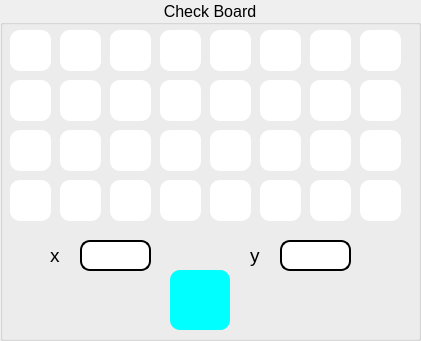
     <widget class="QGroupBox" name="groupBox_KINEMATIC_3">
      <property name="enabled">
       <bool>true</bool>
      </property>
      <property name="geometry">
       <rect>
        <x>280</x>
        <y>260</y>
        <width>421</width>
        <height>341</height>
       </rect>
      </property>
      <property name="maximumSize">
       <size>
        <width>16777210</width>
        <height>16777210</height>
       </size>
      </property>
      <property name="font">
       <font>
        <pointsize>12</pointsize>
        <weight>50</weight>
        <bold>false</bold>
       </font>
      </property>
      <property name="layoutDirection">
       <enum>Qt::LeftToRight</enum>
      </property>
      <property name="title">
       <string>Check Board</string>
      </property>
      <property name="alignment">
       <set>Qt::AlignCenter</set>
      </property>
      <property name="flat">
       <bool>false</bool>
      </property>
      <property name="checkable">
       <bool>false</bool>
      </property>
      <widget class="QPushButton" name="pushButton_check_2">
       <property name="geometry">
        <rect>
         <x>60</x>
         <y>30</y>
         <width>41</width>
         <height>41</height>
        </rect>
       </property>
       <property name="styleSheet">
        <string notr="true">QPushButton{
border-radius: 10px;
background-color: rgb(255, 255, 255);
}
QPushButton:pressed {
    padding-top: 5px;
    padding-left: 5px;
}
</string>
       </property>
       <property name="text">
        <string/>
       </property>
       <property name="icon">
        <iconset>
         <normaloff>../Icon/black.png</normaloff>../Icon/black.png</iconset>
       </property>
       <property name="iconSize">
        <size>
         <width>70</width>
         <height>70</height>
        </size>
       </property>
      </widget>
      <widget class="QPushButton" name="pushButton_check_1">
       <property name="geometry">
        <rect>
         <x>10</x>
         <y>30</y>
         <width>41</width>
         <height>41</height>
        </rect>
       </property>
       <property name="styleSheet">
        <string notr="true">QPushButton{
border-radius: 10px;
background-color: rgb(255, 255, 255);
}
QPushButton:pressed {
    padding-top: 5px;
    padding-left: 5px;
}
</string>
       </property>
       <property name="text">
        <string/>
       </property>
       <property name="icon">
        <iconset>
         <normaloff>../Icon/white.png</normaloff>../Icon/white.png</iconset>
       </property>
       <property name="iconSize">
        <size>
         <width>80</width>
         <height>80</height>
        </size>
       </property>
      </widget>
      <widget class="QPushButton" name="pushButton_check_4">
       <property name="geometry">
        <rect>
         <x>160</x>
         <y>30</y>
         <width>41</width>
         <height>41</height>
        </rect>
       </property>
       <property name="styleSheet">
        <string notr="true">QPushButton{
border-radius: 10px;
background-color: rgb(255, 255, 255);
}
QPushButton:pressed {
    padding-top: 5px;
    padding-left: 5px;
}
</string>
       </property>
       <property name="text">
        <string/>
       </property>
       <property name="icon">
        <iconset>
         <normaloff>../Icon/black.png</normaloff>../Icon/black.png</iconset>
       </property>
       <property name="iconSize">
        <size>
         <width>70</width>
         <height>70</height>
        </size>
       </property>
      </widget>
      <widget class="QPushButton" name="pushButton_check_3">
       <property name="geometry">
        <rect>
         <x>110</x>
         <y>30</y>
         <width>41</width>
         <height>41</height>
        </rect>
       </property>
       <property name="styleSheet">
        <string notr="true">QPushButton{
border-radius: 10px;
background-color: rgb(255, 255, 255);
}
QPushButton:pressed {
    padding-top: 5px;
    padding-left: 5px;
}
</string>
       </property>
       <property name="text">
        <string/>
       </property>
       <property name="icon">
        <iconset>
         <normaloff>../Icon/white.png</normaloff>../Icon/white.png</iconset>
       </property>
       <property name="iconSize">
        <size>
         <width>80</width>
         <height>80</height>
        </size>
       </property>
      </widget>
      <widget class="QPushButton" name="pushButton_check_6">
       <property name="geometry">
        <rect>
         <x>260</x>
         <y>30</y>
         <width>41</width>
         <height>41</height>
        </rect>
       </property>
       <property name="styleSheet">
        <string notr="true">QPushButton{
border-radius: 10px;
background-color: rgb(255, 255, 255);
}
QPushButton:pressed {
    padding-top: 5px;
    padding-left: 5px;
}
</string>
       </property>
       <property name="text">
        <string/>
       </property>
       <property name="icon">
        <iconset>
         <normaloff>../Icon/black.png</normaloff>../Icon/black.png</iconset>
       </property>
       <property name="iconSize">
        <size>
         <width>70</width>
         <height>70</height>
        </size>
       </property>
      </widget>
      <widget class="QPushButton" name="pushButton_check_5">
       <property name="geometry">
        <rect>
         <x>210</x>
         <y>30</y>
         <width>41</width>
         <height>41</height>
        </rect>
       </property>
       <property name="styleSheet">
        <string notr="true">QPushButton{
border-radius: 10px;
background-color: rgb(255, 255, 255);
}
QPushButton:pressed {
    padding-top: 5px;
    padding-left: 5px;
}
</string>
       </property>
       <property name="text">
        <string/>
       </property>
       <property name="icon">
        <iconset>
         <normaloff>../Icon/white.png</normaloff>../Icon/white.png</iconset>
       </property>
       <property name="iconSize">
        <size>
         <width>80</width>
         <height>80</height>
        </size>
       </property>
      </widget>
      <widget class="QPushButton" name="pushButton_check_8">
       <property name="geometry">
        <rect>
         <x>360</x>
         <y>30</y>
         <width>41</width>
         <height>41</height>
        </rect>
       </property>
       <property name="styleSheet">
        <string notr="true">QPushButton{
border-radius: 10px;
background-color: rgb(255, 255, 255);
}
QPushButton:pressed {
    padding-top: 5px;
    padding-left: 5px;
}
</string>
       </property>
       <property name="text">
        <string/>
       </property>
       <property name="icon">
        <iconset>
         <normaloff>../Icon/black.png</normaloff>../Icon/black.png</iconset>
       </property>
       <property name="iconSize">
        <size>
         <width>70</width>
         <height>70</height>
        </size>
       </property>
      </widget>
      <widget class="QPushButton" name="pushButton_check_7">
       <property name="geometry">
        <rect>
         <x>310</x>
         <y>30</y>
         <width>41</width>
         <height>41</height>
        </rect>
       </property>
       <property name="styleSheet">
        <string notr="true">QPushButton{
border-radius: 10px;
background-color: rgb(255, 255, 255);
}
QPushButton:pressed {
    padding-top: 5px;
    padding-left: 5px;
}
</string>
       </property>
       <property name="text">
        <string/>
       </property>
       <property name="icon">
        <iconset>
         <normaloff>../Icon/white.png</normaloff>../Icon/white.png</iconset>
       </property>
       <property name="iconSize">
        <size>
         <width>80</width>
         <height>80</height>
        </size>
       </property>
      </widget>
      <widget class="QPushButton" name="pushButton_check_13">
       <property name="geometry">
        <rect>
         <x>210</x>
         <y>80</y>
         <width>41</width>
         <height>41</height>
        </rect>
       </property>
       <property name="styleSheet">
        <string notr="true">QPushButton{
border-radius: 10px;
background-color: rgb(255, 255, 255);
}
QPushButton:pressed {
    padding-top: 5px;
    padding-left: 5px;
}
</string>
       </property>
       <property name="text">
        <string/>
       </property>
       <property name="icon">
        <iconset>
         <normaloff>../Icon/black.png</normaloff>../Icon/black.png</iconset>
       </property>
       <property name="iconSize">
        <size>
         <width>70</width>
         <height>70</height>
        </size>
       </property>
      </widget>
      <widget class="QPushButton" name="pushButton_check_14">
       <property name="geometry">
        <rect>
         <x>260</x>
         <y>80</y>
         <width>41</width>
         <height>41</height>
        </rect>
       </property>
       <property name="styleSheet">
        <string notr="true">QPushButton{
border-radius: 10px;
background-color: rgb(255, 255, 255);
}
QPushButton:pressed {
    padding-top: 5px;
    padding-left: 5px;
}
</string>
       </property>
       <property name="text">
        <string/>
       </property>
       <property name="icon">
        <iconset>
         <normaloff>../Icon/white.png</normaloff>../Icon/white.png</iconset>
       </property>
       <property name="iconSize">
        <size>
         <width>80</width>
         <height>80</height>
        </size>
       </property>
      </widget>
      <widget class="QPushButton" name="pushButton_check_11">
       <property name="geometry">
        <rect>
         <x>110</x>
         <y>80</y>
         <width>41</width>
         <height>41</height>
        </rect>
       </property>
       <property name="styleSheet">
        <string notr="true">QPushButton{
border-radius: 10px;
background-color: rgb(255, 255, 255);
}
QPushButton:pressed {
    padding-top: 5px;
    padding-left: 5px;
}
</string>
       </property>
       <property name="text">
        <string/>
       </property>
       <property name="icon">
        <iconset>
         <normaloff>../Icon/black.png</normaloff>../Icon/black.png</iconset>
       </property>
       <property name="iconSize">
        <size>
         <width>70</width>
         <height>70</height>
        </size>
       </property>
      </widget>
      <widget class="QPushButton" name="pushButton_check_16">
       <property name="geometry">
        <rect>
         <x>360</x>
         <y>80</y>
         <width>41</width>
         <height>41</height>
        </rect>
       </property>
       <property name="styleSheet">
        <string notr="true">QPushButton{
border-radius: 10px;
background-color: rgb(255, 255, 255);
}
QPushButton:pressed {
    padding-top: 5px;
    padding-left: 5px;
}
</string>
       </property>
       <property name="text">
        <string/>
       </property>
       <property name="icon">
        <iconset>
         <normaloff>../Icon/white.png</normaloff>../Icon/white.png</iconset>
       </property>
       <property name="iconSize">
        <size>
         <width>80</width>
         <height>80</height>
        </size>
       </property>
      </widget>
      <widget class="QPushButton" name="pushButton_check_12">
       <property name="geometry">
        <rect>
         <x>160</x>
         <y>80</y>
         <width>41</width>
         <height>41</height>
        </rect>
       </property>
       <property name="styleSheet">
        <string notr="true">QPushButton{
border-radius: 10px;
background-color: rgb(255, 255, 255);
}
QPushButton:pressed {
    padding-top: 5px;
    padding-left: 5px;
}
</string>
       </property>
       <property name="text">
        <string/>
       </property>
       <property name="icon">
        <iconset>
         <normaloff>../Icon/white.png</normaloff>../Icon/white.png</iconset>
       </property>
       <property name="iconSize">
        <size>
         <width>80</width>
         <height>80</height>
        </size>
       </property>
      </widget>
      <widget class="QPushButton" name="pushButton_check_9">
       <property name="geometry">
        <rect>
         <x>10</x>
         <y>80</y>
         <width>41</width>
         <height>41</height>
        </rect>
       </property>
       <property name="styleSheet">
        <string notr="true">QPushButton{
border-radius: 10px;
background-color: rgb(255, 255, 255);
}
QPushButton:pressed {
    padding-top: 5px;
    padding-left: 5px;
}
</string>
       </property>
       <property name="text">
        <string/>
       </property>
       <property name="icon">
        <iconset>
         <normaloff>../Icon/black.png</normaloff>../Icon/black.png</iconset>
       </property>
       <property name="iconSize">
        <size>
         <width>70</width>
         <height>70</height>
        </size>
       </property>
      </widget>
      <widget class="QPushButton" name="pushButton_check_10">
       <property name="geometry">
        <rect>
         <x>60</x>
         <y>80</y>
         <width>41</width>
         <height>41</height>
        </rect>
       </property>
       <property name="styleSheet">
        <string notr="true">QPushButton{
border-radius: 10px;
background-color: rgb(255, 255, 255);
}
QPushButton:pressed {
    padding-top: 5px;
    padding-left: 5px;
}
</string>
       </property>
       <property name="text">
        <string/>
       </property>
       <property name="icon">
        <iconset>
         <normaloff>../Icon/white.png</normaloff>../Icon/white.png</iconset>
       </property>
       <property name="iconSize">
        <size>
         <width>80</width>
         <height>80</height>
        </size>
       </property>
      </widget>
      <widget class="QPushButton" name="pushButton_check_15">
       <property name="geometry">
        <rect>
         <x>310</x>
         <y>80</y>
         <width>41</width>
         <height>41</height>
        </rect>
       </property>
       <property name="styleSheet">
        <string notr="true">QPushButton{
border-radius: 10px;
background-color: rgb(255, 255, 255);
}
QPushButton:pressed {
    padding-top: 5px;
    padding-left: 5px;
}
</string>
       </property>
       <property name="text">
        <string/>
       </property>
       <property name="icon">
        <iconset>
         <normaloff>../Icon/black.png</normaloff>../Icon/black.png</iconset>
       </property>
       <property name="iconSize">
        <size>
         <width>70</width>
         <height>70</height>
        </size>
       </property>
      </widget>
      <widget class="QPushButton" name="pushButton_check_20">
       <property name="geometry">
        <rect>
         <x>160</x>
         <y>130</y>
         <width>41</width>
         <height>41</height>
        </rect>
       </property>
       <property name="styleSheet">
        <string notr="true">QPushButton{
border-radius: 10px;
background-color: rgb(255, 255, 255);
}
QPushButton:pressed {
    padding-top: 5px;
    padding-left: 5px;
}
</string>
       </property>
       <property name="text">
        <string/>
       </property>
       <property name="icon">
        <iconset>
         <normaloff>../Icon/black.png</normaloff>../Icon/black.png</iconset>
       </property>
       <property name="iconSize">
        <size>
         <width>70</width>
         <height>70</height>
        </size>
       </property>
      </widget>
      <widget class="QPushButton" name="pushButton_check_21">
       <property name="geometry">
        <rect>
         <x>210</x>
         <y>130</y>
         <width>41</width>
         <height>41</height>
        </rect>
       </property>
       <property name="styleSheet">
        <string notr="true">QPushButton{
border-radius: 10px;
background-color: rgb(255, 255, 255);
}
QPushButton:pressed {
    padding-top: 5px;
    padding-left: 5px;
}
</string>
       </property>
       <property name="text">
        <string/>
       </property>
       <property name="icon">
        <iconset>
         <normaloff>../Icon/white.png</normaloff>../Icon/white.png</iconset>
       </property>
       <property name="iconSize">
        <size>
         <width>80</width>
         <height>80</height>
        </size>
       </property>
      </widget>
      <widget class="QPushButton" name="pushButton_check_18">
       <property name="geometry">
        <rect>
         <x>60</x>
         <y>130</y>
         <width>41</width>
         <height>41</height>
        </rect>
       </property>
       <property name="styleSheet">
        <string notr="true">QPushButton{
border-radius: 10px;
background-color: rgb(255, 255, 255);
}
QPushButton:pressed {
    padding-top: 5px;
    padding-left: 5px;
}
</string>
       </property>
       <property name="text">
        <string/>
       </property>
       <property name="icon">
        <iconset>
         <normaloff>../Icon/black.png</normaloff>../Icon/black.png</iconset>
       </property>
       <property name="iconSize">
        <size>
         <width>70</width>
         <height>70</height>
        </size>
       </property>
      </widget>
      <widget class="QPushButton" name="pushButton_check_23">
       <property name="geometry">
        <rect>
         <x>310</x>
         <y>130</y>
         <width>41</width>
         <height>41</height>
        </rect>
       </property>
       <property name="styleSheet">
        <string notr="true">QPushButton{
border-radius: 10px;
background-color: rgb(255, 255, 255);
}
QPushButton:pressed {
    padding-top: 5px;
    padding-left: 5px;
}
</string>
       </property>
       <property name="text">
        <string/>
       </property>
       <property name="icon">
        <iconset>
         <normaloff>../Icon/white.png</normaloff>../Icon/white.png</iconset>
       </property>
       <property name="iconSize">
        <size>
         <width>80</width>
         <height>80</height>
        </size>
       </property>
      </widget>
      <widget class="QPushButton" name="pushButton_check_19">
       <property name="geometry">
        <rect>
         <x>110</x>
         <y>130</y>
         <width>41</width>
         <height>41</height>
        </rect>
       </property>
       <property name="styleSheet">
        <string notr="true">QPushButton{
border-radius: 10px;
background-color: rgb(255, 255, 255);
}
QPushButton:pressed {
    padding-top: 5px;
    padding-left: 5px;
}
</string>
       </property>
       <property name="text">
        <string/>
       </property>
       <property name="icon">
        <iconset>
         <normaloff>../Icon/white.png</normaloff>../Icon/white.png</iconset>
       </property>
       <property name="iconSize">
        <size>
         <width>80</width>
         <height>80</height>
        </size>
       </property>
      </widget>
      <widget class="QPushButton" name="pushButton_check_24">
       <property name="geometry">
        <rect>
         <x>360</x>
         <y>130</y>
         <width>41</width>
         <height>41</height>
        </rect>
       </property>
       <property name="styleSheet">
        <string notr="true">QPushButton{
border-radius: 10px;
background-color: rgb(255, 255, 255);
}
QPushButton:pressed {
    padding-top: 5px;
    padding-left: 5px;
}
</string>
       </property>
       <property name="text">
        <string/>
       </property>
       <property name="icon">
        <iconset>
         <normaloff>../Icon/black.png</normaloff>../Icon/black.png</iconset>
       </property>
       <property name="iconSize">
        <size>
         <width>70</width>
         <height>70</height>
        </size>
       </property>
      </widget>
      <widget class="QPushButton" name="pushButton_check_17">
       <property name="geometry">
        <rect>
         <x>10</x>
         <y>130</y>
         <width>41</width>
         <height>41</height>
        </rect>
       </property>
       <property name="styleSheet">
        <string notr="true">QPushButton{
border-radius: 10px;
background-color: rgb(255, 255, 255);
}
QPushButton:pressed {
    padding-top: 5px;
    padding-left: 5px;
}
</string>
       </property>
       <property name="text">
        <string/>
       </property>
       <property name="icon">
        <iconset>
         <normaloff>../Icon/white.png</normaloff>../Icon/white.png</iconset>
       </property>
       <property name="iconSize">
        <size>
         <width>80</width>
         <height>80</height>
        </size>
       </property>
      </widget>
      <widget class="QPushButton" name="pushButton_check_22">
       <property name="geometry">
        <rect>
         <x>260</x>
         <y>130</y>
         <width>41</width>
         <height>41</height>
        </rect>
       </property>
       <property name="styleSheet">
        <string notr="true">QPushButton{
border-radius: 10px;
background-color: rgb(255, 255, 255);
}
QPushButton:pressed {
    padding-top: 5px;
    padding-left: 5px;
}
</string>
       </property>
       <property name="text">
        <string/>
       </property>
       <property name="icon">
        <iconset>
         <normaloff>../Icon/black.png</normaloff>../Icon/black.png</iconset>
       </property>
       <property name="iconSize">
        <size>
         <width>70</width>
         <height>70</height>
        </size>
       </property>
      </widget>
      <widget class="QPushButton" name="pushButton_check_27">
       <property name="geometry">
        <rect>
         <x>110</x>
         <y>180</y>
         <width>41</width>
         <height>41</height>
        </rect>
       </property>
       <property name="styleSheet">
        <string notr="true">QPushButton{
border-radius: 10px;
background-color: rgb(255, 255, 255);
}
QPushButton:pressed {
    padding-top: 5px;
    padding-left: 5px;
}
</string>
       </property>
       <property name="text">
        <string/>
       </property>
       <property name="icon">
        <iconset>
         <normaloff>../Icon/black.png</normaloff>../Icon/black.png</iconset>
       </property>
       <property name="iconSize">
        <size>
         <width>70</width>
         <height>70</height>
        </size>
       </property>
      </widget>
      <widget class="QPushButton" name="pushButton_check_29">
       <property name="geometry">
        <rect>
         <x>210</x>
         <y>180</y>
         <width>41</width>
         <height>41</height>
        </rect>
       </property>
       <property name="styleSheet">
        <string notr="true">QPushButton{
border-radius: 10px;
background-color: rgb(255, 255, 255);
}
QPushButton:pressed {
    padding-top: 5px;
    padding-left: 5px;
}
</string>
       </property>
       <property name="text">
        <string/>
       </property>
       <property name="icon">
        <iconset>
         <normaloff>../Icon/black.png</normaloff>../Icon/black.png</iconset>
       </property>
       <property name="iconSize">
        <size>
         <width>70</width>
         <height>70</height>
        </size>
       </property>
      </widget>
      <widget class="QPushButton" name="pushButton_check_28">
       <property name="geometry">
        <rect>
         <x>160</x>
         <y>180</y>
         <width>41</width>
         <height>41</height>
        </rect>
       </property>
       <property name="styleSheet">
        <string notr="true">QPushButton{
border-radius: 10px;
background-color: rgb(255, 255, 255);
}
QPushButton:pressed {
    padding-top: 5px;
    padding-left: 5px;
}
</string>
       </property>
       <property name="text">
        <string/>
       </property>
       <property name="icon">
        <iconset>
         <normaloff>../Icon/white.png</normaloff>../Icon/white.png</iconset>
       </property>
       <property name="iconSize">
        <size>
         <width>80</width>
         <height>80</height>
        </size>
       </property>
      </widget>
      <widget class="QPushButton" name="pushButton_check_30">
       <property name="geometry">
        <rect>
         <x>260</x>
         <y>180</y>
         <width>41</width>
         <height>41</height>
        </rect>
       </property>
       <property name="styleSheet">
        <string notr="true">QPushButton{
border-radius: 10px;
background-color: rgb(255, 255, 255);
}
QPushButton:pressed {
    padding-top: 5px;
    padding-left: 5px;
}
</string>
       </property>
       <property name="text">
        <string/>
       </property>
       <property name="icon">
        <iconset>
         <normaloff>../Icon/white.png</normaloff>../Icon/white.png</iconset>
       </property>
       <property name="iconSize">
        <size>
         <width>80</width>
         <height>80</height>
        </size>
       </property>
      </widget>
      <widget class="QPushButton" name="pushButton_check_31">
       <property name="geometry">
        <rect>
         <x>310</x>
         <y>180</y>
         <width>41</width>
         <height>41</height>
        </rect>
       </property>
       <property name="styleSheet">
        <string notr="true">QPushButton{
border-radius: 10px;
background-color: rgb(255, 255, 255);
}
QPushButton:pressed {
    padding-top: 5px;
    padding-left: 5px;
}
</string>
       </property>
       <property name="text">
        <string/>
       </property>
       <property name="icon">
        <iconset>
         <normaloff>../Icon/black.png</normaloff>../Icon/black.png</iconset>
       </property>
       <property name="iconSize">
        <size>
         <width>70</width>
         <height>70</height>
        </size>
       </property>
      </widget>
      <widget class="QPushButton" name="pushButton_check_26">
       <property name="geometry">
        <rect>
         <x>60</x>
         <y>180</y>
         <width>41</width>
         <height>41</height>
        </rect>
       </property>
       <property name="styleSheet">
        <string notr="true">QPushButton{
border-radius: 10px;
background-color: rgb(255, 255, 255);
}
QPushButton:pressed {
    padding-top: 5px;
    padding-left: 5px;
}
</string>
       </property>
       <property name="text">
        <string/>
       </property>
       <property name="icon">
        <iconset>
         <normaloff>../Icon/white.png</normaloff>../Icon/white.png</iconset>
       </property>
       <property name="iconSize">
        <size>
         <width>80</width>
         <height>80</height>
        </size>
       </property>
      </widget>
      <widget class="QPushButton" name="pushButton_check_25">
       <property name="geometry">
        <rect>
         <x>10</x>
         <y>180</y>
         <width>41</width>
         <height>41</height>
        </rect>
       </property>
       <property name="styleSheet">
        <string notr="true">QPushButton{
border-radius: 10px;
background-color: rgb(255, 255, 255);
}
QPushButton:pressed {
    padding-top: 5px;
    padding-left: 5px;
}
</string>
       </property>
       <property name="text">
        <string/>
       </property>
       <property name="icon">
        <iconset>
         <normaloff>../Icon/black.png</normaloff>../Icon/black.png</iconset>
       </property>
       <property name="iconSize">
        <size>
         <width>70</width>
         <height>70</height>
        </size>
       </property>
      </widget>
      <widget class="QPushButton" name="pushButton_check_32">
       <property name="geometry">
        <rect>
         <x>360</x>
         <y>180</y>
         <width>41</width>
         <height>41</height>
        </rect>
       </property>
       <property name="styleSheet">
        <string notr="true">QPushButton{
border-radius: 10px;
background-color: rgb(255, 255, 255);
}
QPushButton:pressed {
    padding-top: 5px;
    padding-left: 5px;
}
</string>
       </property>
       <property name="text">
        <string/>
       </property>
       <property name="icon">
        <iconset>
         <normaloff>../Icon/white.png</normaloff>../Icon/white.png</iconset>
       </property>
       <property name="iconSize">
        <size>
         <width>80</width>
         <height>80</height>
        </size>
       </property>
      </widget>
      <widget class="QLineEdit" name="lineEdit_check_y">
       <property name="geometry">
        <rect>
         <x>280</x>
         <y>240</y>
         <width>71</width>
         <height>31</height>
        </rect>
       </property>
       <property name="font">
        <font>
         <pointsize>12</pointsize>
        </font>
       </property>
       <property name="styleSheet">
        <string notr="true">QLineEdit{
border: 2px solid rgb(0, 0, 0);
border-radius: 10px;
}</string>
       </property>
       <property name="text">
        <string/>
       </property>
      </widget>
      <widget class="QLabel" name="label_22">
       <property name="geometry">
        <rect>
         <x>50</x>
         <y>240</y>
         <width>31</width>
         <height>31</height>
        </rect>
       </property>
       <property name="font">
        <font>
         <pointsize>12</pointsize>
        </font>
       </property>
       <property name="text">
        <string>&lt;html&gt;&lt;head/&gt;&lt;body&gt;&lt;p&gt;&lt;span style=&quot; font-size:14pt;&quot;&gt;x&lt;/span&gt;&lt;/p&gt;&lt;/body&gt;&lt;/html&gt;</string>
       </property>
      </widget>
      <widget class="QPushButton" name="pushButton_check_xy">
       <property name="geometry">
        <rect>
         <x>170</x>
         <y>270</y>
         <width>60</width>
         <height>60</height>
        </rect>
       </property>
       <property name="font">
        <font>
         <pointsize>12</pointsize>
        </font>
       </property>
       <property name="styleSheet">
        <string notr="true">
QPushButton{
border-radius: 10px;
background-color: #00ffff;
}

QPushButton:pressed {
    padding-top: 5px;
    padding-left: 5px;
}
</string>
       </property>
       <property name="text">
        <string/>
       </property>
       <property name="icon">
        <iconset>
         <normaloff>../Icon/Position.png</normaloff>../Icon/Position.png</iconset>
       </property>
       <property name="iconSize">
        <size>
         <width>50</width>
         <height>50</height>
        </size>
       </property>
      </widget>
      <widget class="QLabel" name="label_23">
       <property name="geometry">
        <rect>
         <x>250</x>
         <y>240</y>
         <width>31</width>
         <height>31</height>
        </rect>
       </property>
       <property name="font">
        <font>
         <pointsize>12</pointsize>
        </font>
       </property>
       <property name="text">
        <string>&lt;html&gt;&lt;head/&gt;&lt;body&gt;&lt;p&gt;&lt;span style=&quot; font-size:14pt;&quot;&gt;y&lt;/span&gt;&lt;/p&gt;&lt;/body&gt;&lt;/html&gt;</string>
       </property>
      </widget>
      <widget class="QLineEdit" name="lineEdit_check_x">
       <property name="geometry">
        <rect>
         <x>80</x>
         <y>240</y>
         <width>71</width>
         <height>31</height>
        </rect>
       </property>
       <property name="font">
        <font>
         <pointsize>12</pointsize>
        </font>
       </property>
       <property name="styleSheet">
        <string notr="true">QLineEdit{
border: 2px solid rgb(0, 0, 0);
border-radius: 10px;
}</string>
       </property>
       <property name="text">
        <string/>
       </property>
       <property name="placeholderText">
        <string/>
       </property>
      </widget>
     </widget>
